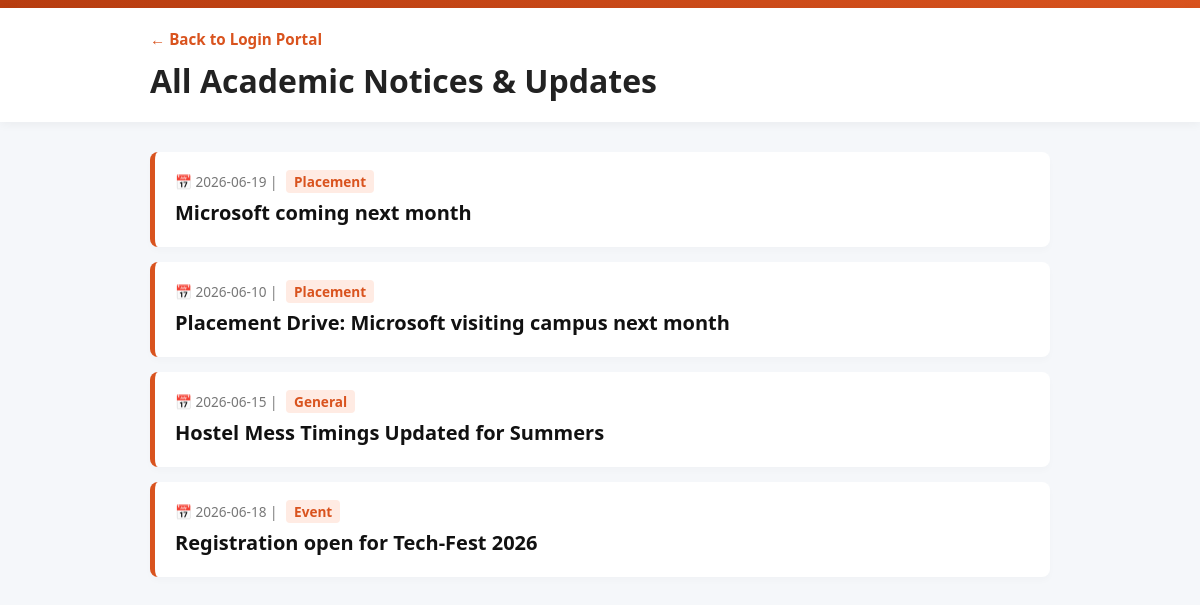
/all-notices, run on the app's committed database.
### tables this page shows
CREATE TABLE notices (
            id INTEGER PRIMARY KEY AUTOINCREMENT,
            date TEXT NOT NULL,
            title TEXT NOT NULL,
            category TEXT NOT NULL
        );

### app.py (the view)
@app.route("/all-notices")
def all_notices():
    conn = get_db_connection()
    db_notices = conn.execute("SELECT * FROM notices ORDER BY id DESC").fetchall()
    conn.close()
    return render_template("all_notices.html", total_notices=db_notices)

### app.py (called while the page is built)
def get_db_connection():
    conn = sqlite3.connect("users.db")
    conn.row_factory = sqlite3.Row  # Allows accessing columns by name like row['title']
    return conn

### templates/all_notices.html (shortened to what this page needs)
<!DOCTYPE html>
<html lang="en">
<head>
</head>
<body>
    <div class="top-banner"></div>
    <div class="header-container">
        <div class="wrapper">
            <a href="/" class="back-link">← Back to Login Portal</a>
            <h1>All Academic Notices & Updates</h1>
        </div>
    </div>
    <div class="wrapper">
        <div class="notice-container">
            {% for notice in total_notices %}
                <div class="all-notice-card">
                    <div class="meta-info">
                        📅 {{ notice.date }} | <span class="cat-tag">{{ notice.category }}</span>
                    </div>
                    <h3 class="notice-heading">{{ notice.title }}</h3>
                </div>
            {% endfor %}
        </div>
    </div>
</body>
</html>

### templates/all_notices.html (style rules this page uses)
body { margin: 0; padding: 0; font-family: 'Segoe UI', Tahoma, Geneva, Verdana, sans-serif; background-color: #f5f7fa; color: #333; }
.top-banner { background: linear-gradient(135deg, #b83d10 0%, #d9531e 100%); height: 8px; width: 100%; }
.header-container { background-color: #ffffff; box-shadow: 0 2px 10px rgba(0,0,0,0.05); padding: 20px 0; }
.wrapper { max-width: 900px; margin: 0 auto; padding: 0 20px; }
.back-link { text-decoration: none; color: #d9531e; font-weight: bold; font-size: 0.95rem; display: inline-block; margin-bottom: 10px; }
h1 { margin: 0; color: #222; font-size: 2rem; }
.notice-container { margin-top: 30px; margin-bottom: 5px; }
.all-notice-card { background: #ffffff; border-radius: 8px; padding: 20px; margin-bottom: 15px; box-shadow: 0 4px 6px rgba(0,0,0,0.02); border-left: 5px solid #d9531e; transition: transform 0.2s, box-shadow 0.2s; }
.meta-info { font-size: 0.85rem; color: #777; margin-bottom: 8px; }
.cat-tag { background-color: #ffebe3; color: #d9531e; padding: 2px 8px; border-radius: 4px; font-weight: bold; margin-left: 5px; }
.notice-heading { margin: 0; color: #111; font-size: 1.25rem; line-height: 1.4; }

### data on the page
notices: date "2026-06-19", category "Placement", title "Microsoft coming next month"
notices: date "2026-06-10", category "Placement", title "Placement Drive: Microsoft visiting campus next month"
notices: date "2026-06-15", category "General", title "Hostel Mess Timings Updated for Summers"
notices: date "2026-06-18", category "Event", title "Registration open for Tech-Fest 2026"
